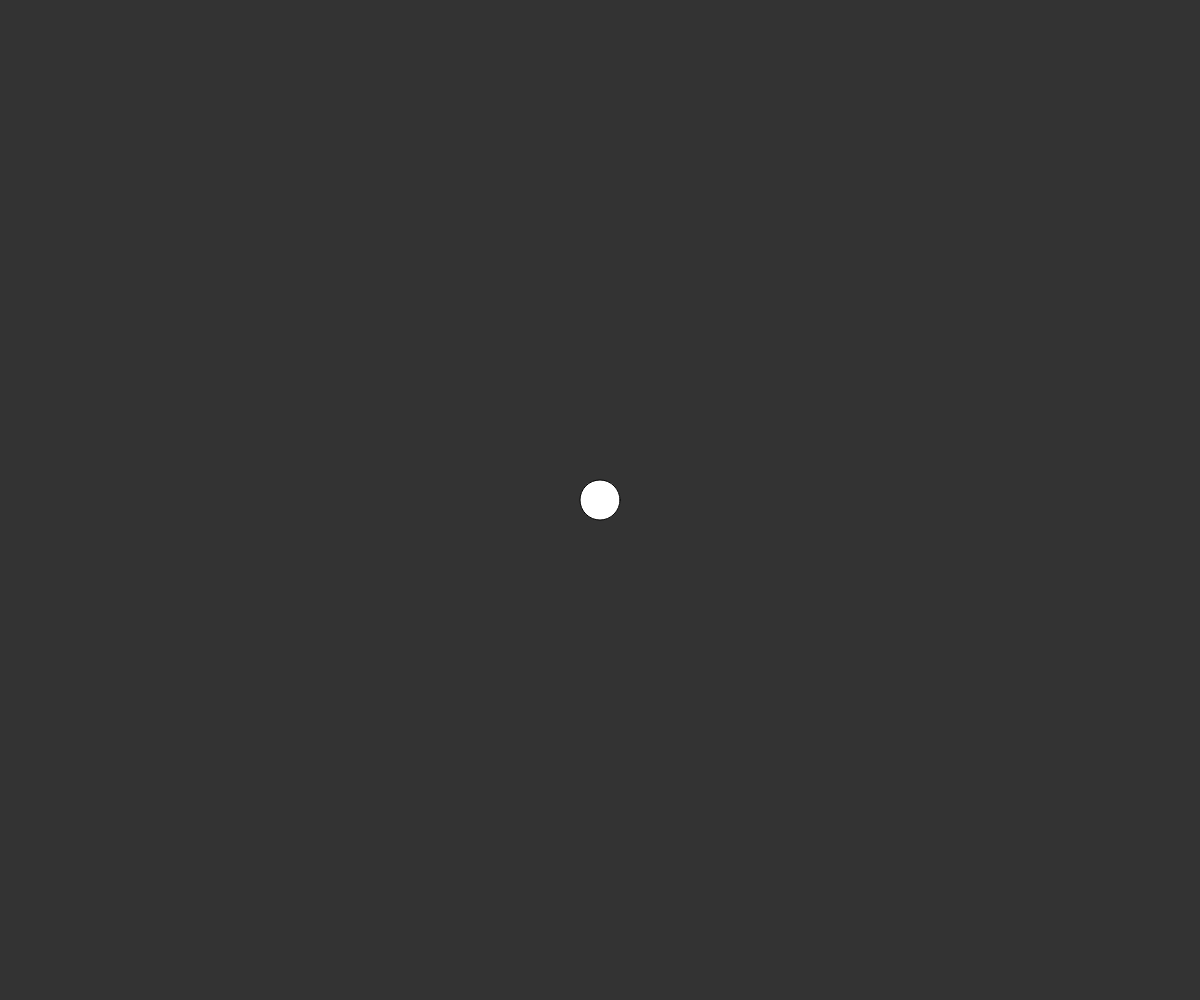
Frame 1 (no input)
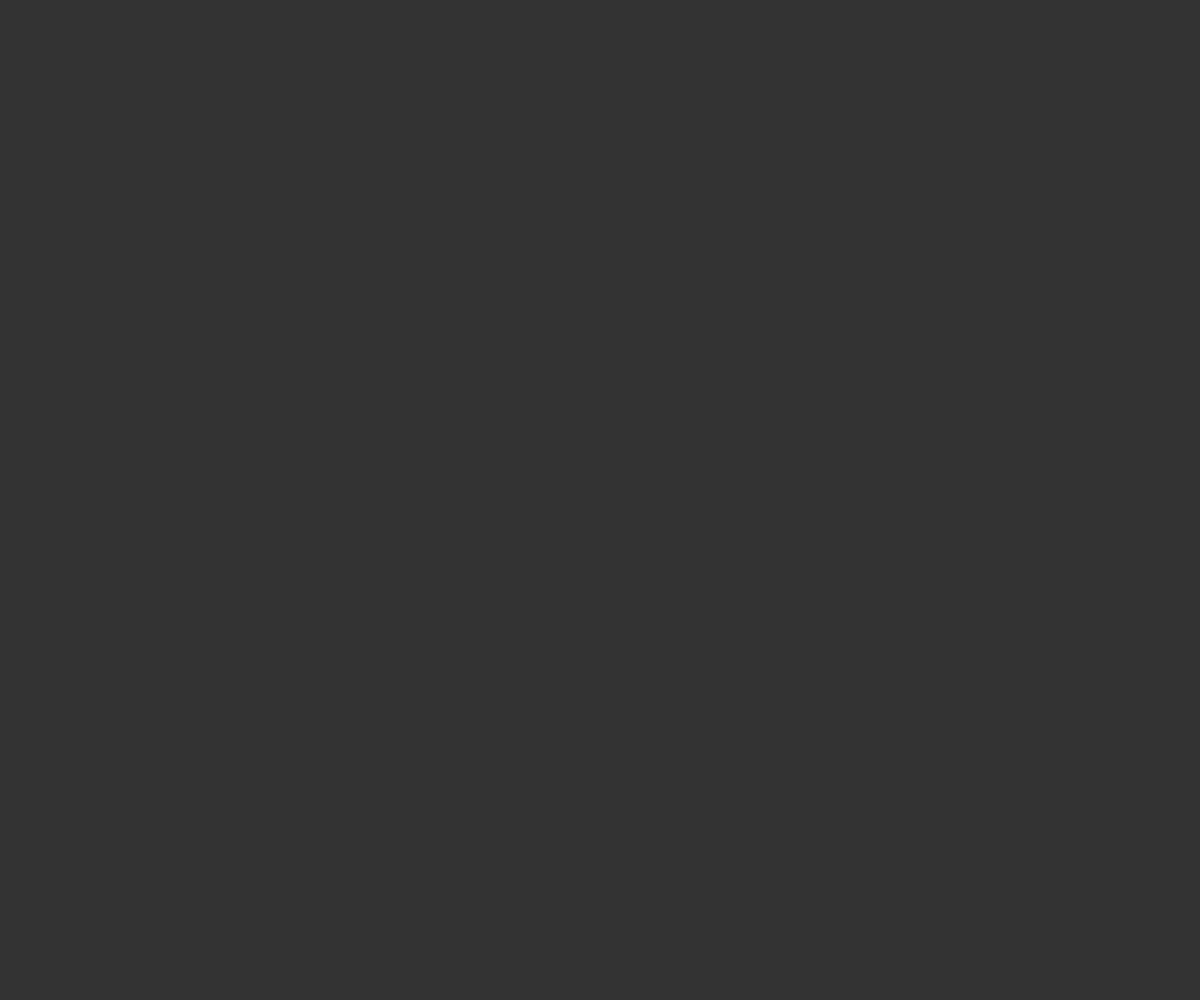
Frame 60 (no input)
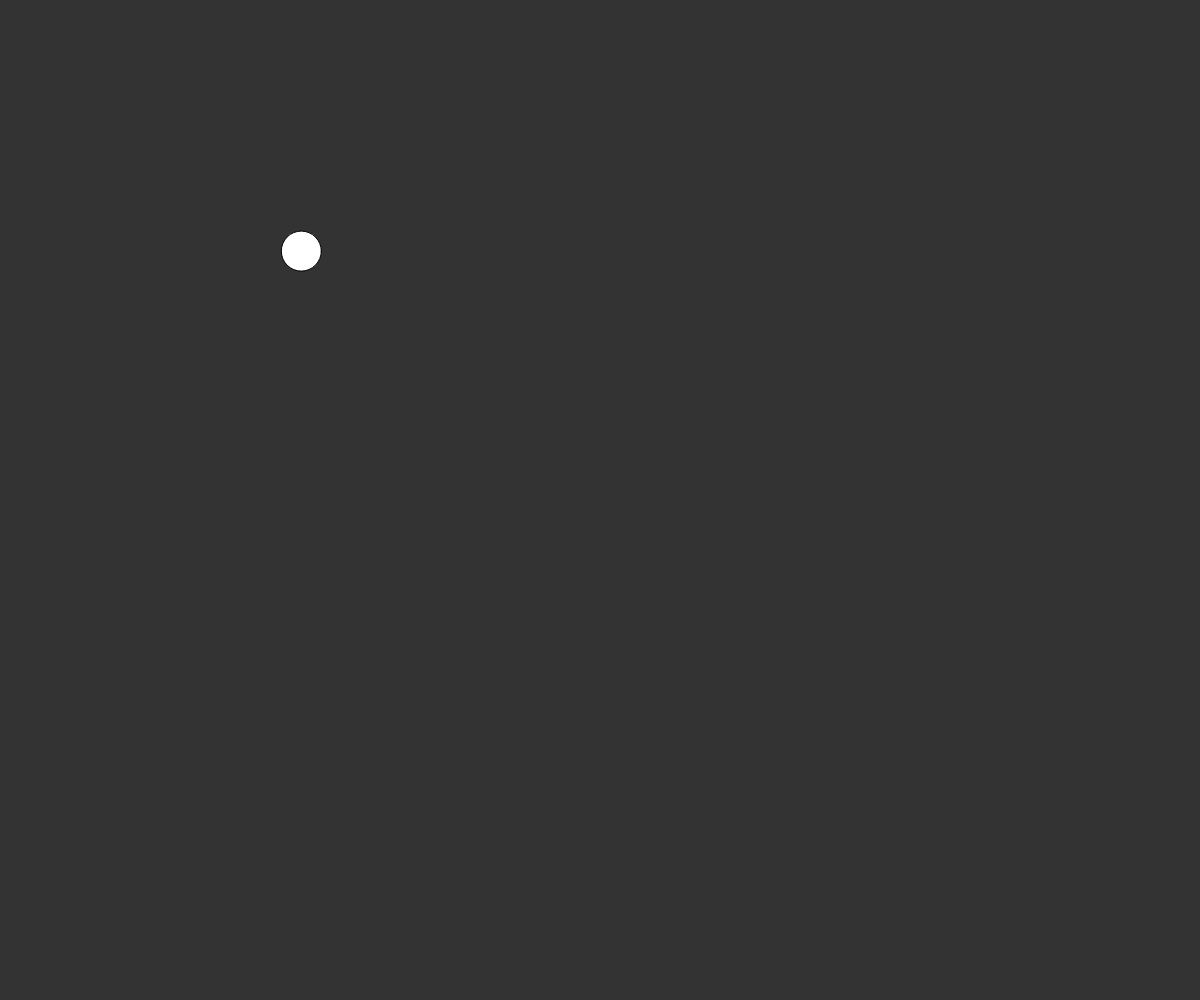
Frame 120 (the mouse pressed at the canvas centre since frame 60)

The p5.js sketch that drew these frames (run headless with seeded random() and noise() and a simulated clock; from frame 60 on, the mouse is pressed at the canvas centre):

// p5.js sketch
// ── sketch.js
var w;

function setup() {
	createCanvas(windowWidth, windowHeight);
	w = new Walker();
}

function draw() {
	background(51);

	w.display();
	w.update();
	// w.borders();
}

function windowResized() {
	resizeCanvas(windowWidth, windowHeight);
}



//constructor 
function Walker(){
	this.pos = createVector(width/2, height/2); //this line replaces this.x and this.y
	this.vel = createVector(0, 0);
	this.radius = 40;
	

	this.update = function(){
		var mouse = createVector(mouseX, mouseY);
		this.acc = p5.Vector.sub(mouse, this.pos)

		// this.acc = createVector(random(-.1, .1), random(-.1, .1));
		this.acc.mult(.001);
		this.vel.add(this.acc); //acceleration changes velocity
		this.pos.add(this.vel);	//velocity changes position
	}

	this.display = function(){
		fill(255);
		ellipse(this.pos.x, this.pos.y, this.radius, this.radius); //use vector's x and y for displaying
	}

	// wraparound to keep everything in bounds :)
  	this.borders = function() {
	    if (this.pos.x < -this.radius) this.pos.x =  width+this.radius;
	    if (this.pos.y < -this.radius) this.pos.y = height+this.radius;
	    if (this.pos.x > width+this.radius) this.pos.x = -this.radius;
	    if (this.pos.y > height+this.radius) this.pos.y = -this.radius;
  	}
}
